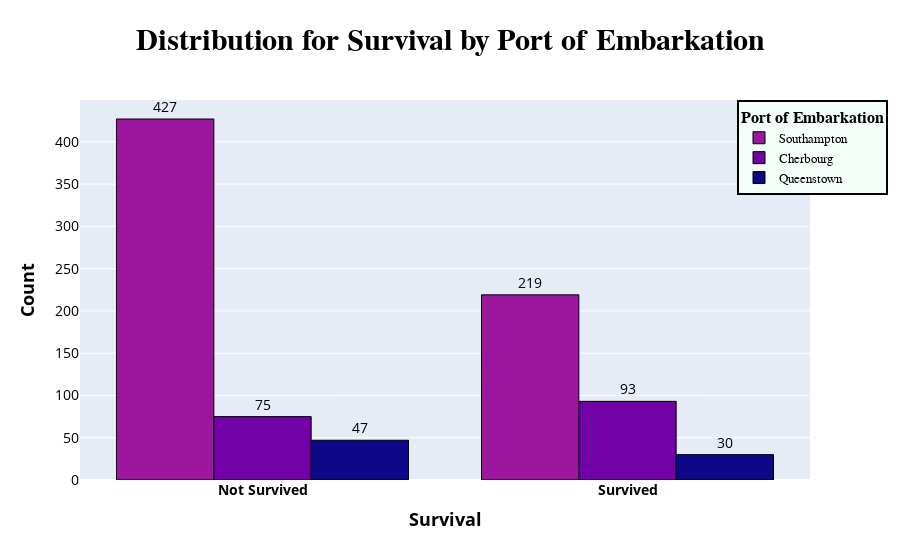

Write notebook code for a chart like this one.
### Code cell
fig = go.Figure()

embarked_colors = {'S': '#9c179e', 'C': '#7201a8', 'Q': '#0d0887'}
embarked_labels = {'S': 'Southampton', 'C': 'Cherbourg', 'Q': 'Queenstown'}

for embarked in ['S', 'C', 'Q']:
    filtered_df = df[df['Embarked'] == embarked]
    
    fig.add_trace(go.Bar(
        x=filtered_df['Survived'].value_counts().index.map({0: 'Not Survived', 1: 'Survived'}),
        y=filtered_df['Survived'].value_counts(),
        text=filtered_df['Survived'].value_counts(),
        textposition='outside',
        textfont=dict(size=14,color="black"),
        hovertemplate='<b>%{x}</b><br>Count: %{y}<br>',
        marker_color=embarked_colors[embarked], marker_line=dict(width=1, color='black'),
        name=f'{embarked_labels[embarked]}'
    ))

fig.update_xaxes(type='category', tickvals=[0, 1], ticktext=['<b>Not Survived</b>', '<b>Survived</b>'], tickfont_size=14, color ='black')
fig.update_yaxes(tickfont_size=14)

fig.update_layout(
    title='<b>Distribution for Survival by Port of Embarkation</b>',title_font_family="Times New Roman",title_font=dict(size=30),title_font_color="black",
    xaxis=dict(title='<b>Survival</b>', title_font=dict(size=18)),
    yaxis=dict(title='<b>Count</b>', title_font=dict(size=18), color='black'),
    title_x=0.5,
    barmode='group',
    legend=dict(title='<b>Port of Embarkation</b>', x=0.9, y=1, title_font_family="Times New Roman", font=dict(family="Courier",
            size=13, color="black"), bgcolor="mintcream", bordercolor="Black", borderwidth=2),
)

fig.show()

### Figure 1 — Plotly figure (JSON) as saved in the notebook; plotly's stock layout.template omitted (floating-point values rounded to 4 significant figures)
{"data": [{"hovertemplate": "<b>%{x}</b><br>Count: %{y}<br>", "marker": {"color": "#9c179e", "line": {"color": "black", "width": 1}}, "name": "Southampton", "text": [427.0, 219.0], "textfont": {"color": "black", "size": 14}, "textposition": "outside", "type": "bar", "x": ["Not Survived", "Survived"], "y": [427, 219]}, {"hovertemplate": "<b>%{x}</b><br>Count: %{y}<br>", "marker": {"color": "#7201a8", "line": {"color": "black", "width": 1}}, "name": "Cherbourg", "text": [93.0, 75.0], "textfont": {"color": "black", "size": 14}, "textposition": "outside", "type": "bar", "x": ["Survived", "Not Survived"], "y": [93, 75]}, {"hovertemplate": "<b>%{x}</b><br>Count: %{y}<br>", "marker": {"color": "#0d0887", "line": {"color": "black", "width": 1}}, "name": "Queenstown", "text": [47.0, 30.0], "textfont": {"color": "black", "size": 14}, "textposition": "outside", "type": "bar", "x": ["Not Survived", "Survived"], "y": [47, 30]}], "layout": {"barmode": "group", "legend": {"bgcolor": "mintcream", "bordercolor": "Black", "borderwidth": 2, "font": {"color": "black", "family": "Courier", "size": 13}, "title": {"font": {"family": "Times New Roman"}, "text": "<b>Port of Embarkation</b>"}, "x": 0.9, "y": 1}, "title": {"font": {"color": "black", "family": "Times New Roman", "size": 30}, "text": "<b>Distribution for Survival by Port of Embarkation</b>", "x": 0.5}, "xaxis": {"color": "black", "tickfont": {"size": 14}, "ticktext": ["<b>Not Survived</b>", "<b>Survived</b>"], "tickvals": [0, 1], "title": {"font": {"size": 18}, "text": "<b>Survival</b>"}, "type": "category"}, "yaxis": {"color": "black", "tickfont": {"size": 14}, "title": {"font": {"size": 18}, "text": "<b>Count</b>"}}}}
